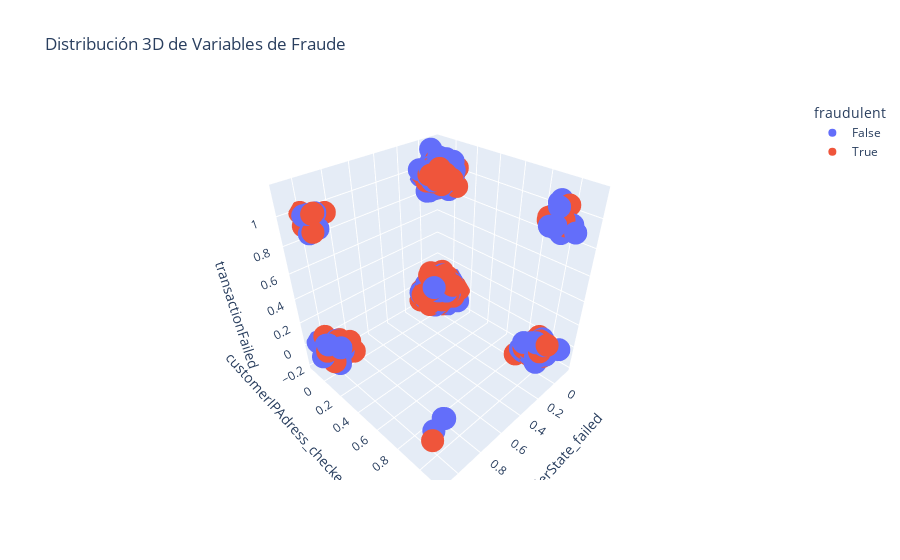

Source (notebook cell):
### Code cell
# Agregar pequeña variación aleatoria para evitar superposición
filter_data_jitter = filter_data.copy()
for col in ['orderState_failed', 'customerIPAdress_checked_long_address', 'transactionFailed']:
    filter_data_jitter[col] += np.random.normal(0, 0.05, len(filter_data))

fig = px.scatter_3d(filter_data_jitter, 
                   x='orderState_failed', 
                   y='customerIPAdress_checked_long_address', 
                   z='transactionFailed', 
                   color='fraudulent',
                   title='Distribución 3D de Variables de Fraude')

fig.show()

### Figure 1 — Plotly figure (JSON) as saved in the notebook; plotly's stock layout.template omitted (floating-point values rounded to 4 significant figures; data arrays with more than 128 entries replaced by an {"elided": "..."} marker saying what was removed)
{"data": [{"hovertemplate": "fraudulent=False<br>orderState_failed=%{x}<br>customerIPAdress_checked_long_address=%{y}<br>transactionFailed=%{z}<extra></extra>", "legendgroup": "False", "marker": {"color": "#636efa", "symbol": "circle"}, "mode": "markers", "name": "False", "scene": "scene", "showlegend": true, "type": "scatter3d", "x": {"elided": "366 float values"}, "y": {"elided": "366 float values"}, "z": {"elided": "366 float values"}}, {"hovertemplate": "fraudulent=True<br>orderState_failed=%{x}<br>customerIPAdress_checked_long_address=%{y}<br>transactionFailed=%{z}<extra></extra>", "legendgroup": "True", "marker": {"color": "#EF553B", "symbol": "circle"}, "mode": "markers", "name": "True", "scene": "scene", "showlegend": true, "type": "scatter3d", "x": {"elided": "453 float values"}, "y": {"elided": "453 float values"}, "z": {"elided": "453 float values"}}], "layout": {"legend": {"title": {"text": "fraudulent"}, "tracegroupgap": 0}, "scene": {"domain": {"x": [0, 1], "y": [0, 1]}, "xaxis": {"title": {"text": "orderState_failed"}}, "yaxis": {"title": {"text": "customerIPAdress_checked_long_address"}}, "zaxis": {"title": {"text": "transactionFailed"}}}, "title": {"text": "Distribución 3D de Variables de Fraude"}}}
